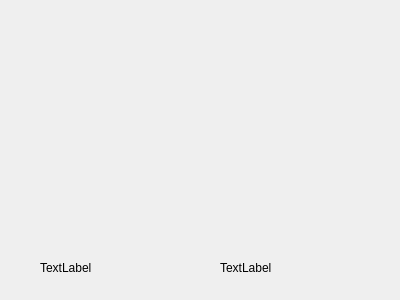
<?xml version="1.0" encoding="UTF-8"?>
<ui version="4.0">
 <class>ecg</class>
 <widget class="QWidget" name="ecg">
  <property name="geometry">
   <rect>
    <x>0</x>
    <y>0</y>
    <width>400</width>
    <height>300</height>
   </rect>
  </property>
  <property name="windowTitle">
   <string>Form</string>
  </property>
  <widget class="QLabel" name="label">
   <property name="geometry">
    <rect>
     <x>40</x>
     <y>260</y>
     <width>58</width>
     <height>16</height>
    </rect>
   </property>
   <property name="text">
    <string>TextLabel</string>
   </property>
  </widget>
  <widget class="QLabel" name="label1">
   <property name="geometry">
    <rect>
     <x>220</x>
     <y>260</y>
     <width>58</width>
     <height>16</height>
    </rect>
   </property>
   <property name="text">
    <string>TextLabel</string>
   </property>
  </widget>
 </widget>
 <resources/>
 <connections/>
</ui>
